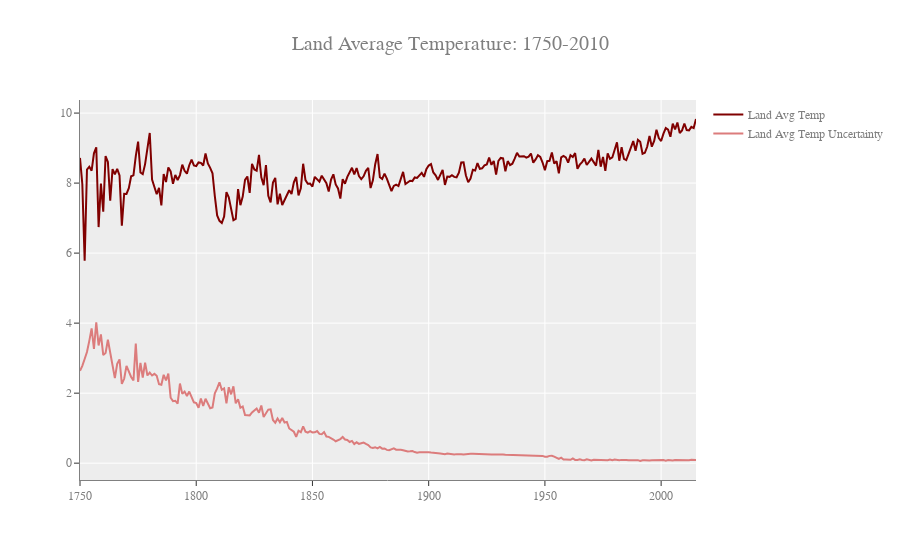

The cell this chart's notebook holds for it:
### Code cell
copy['Date'] = pd.to_datetime(copy.dt)
copy['year'] = copy['Date'].dt.year
land_avg = copy.groupby('year')[['LandAverageTemperature', 'LandAverageTemperatureUncertainty']].mean().reset_index()

fig = go.Figure()
fig.update_layout(title="Land Average Temperature: 1750-2010", title_font_size = 20,
                  font=dict( family="Courier New, monospace", size=12,color="#7f7f7f"),
                  template = "ggplot2", hovermode= 'closest')
fig.update_xaxes(showline=True, linewidth=1, linecolor='gray')
fig.update_yaxes(showline=True, linewidth=1, linecolor='gray')

fig.add_trace(go.Scatter(x = land_avg['year'], y = land_avg['LandAverageTemperature'], mode = 'lines',
                         name = 'Land Avg Temp', marker_color='rgb(128, 0, 0)'))

fig.add_trace(go.Scatter(x = land_avg['year'], y = land_avg['LandAverageTemperatureUncertainty'], mode = 'lines',
                         name = 'Land Avg Temp Uncertainty', marker_color = 'rgb(220, 124, 124)'))

### Figure 1 — Plotly figure (JSON) as saved in the notebook; plotly's stock layout.template omitted (floating-point values rounded to 4 significant figures; data arrays with more than 128 entries replaced by an {"elided": "..."} marker saying what was removed)
{"data": [{"marker": {"color": "rgb(128, 0, 0)"}, "mode": "lines", "name": "Land Avg Temp", "type": "scatter", "x": {"elided": "266 int values"}, "y": {"elided": "266 float values"}}, {"marker": {"color": "rgb(220, 124, 124)"}, "mode": "lines", "name": "Land Avg Temp Uncertainty", "type": "scatter", "x": {"elided": "266 int values"}, "y": {"elided": "266 float values"}}], "layout": {"autosize": true, "font": {"color": "#7f7f7f", "family": "Courier New, monospace", "size": 12}, "hovermode": "closest", "title": {"font": {"size": 20}, "text": "Land Average Temperature: 1750-2010"}, "xaxis": {"autorange": true, "linecolor": "gray", "linewidth": 1, "range": [1750, 2015], "showline": true, "type": "linear"}, "yaxis": {"autorange": true, "linecolor": "gray", "linewidth": 1, "range": [-0.4806, 10.37], "showline": true, "type": "linear"}}}
